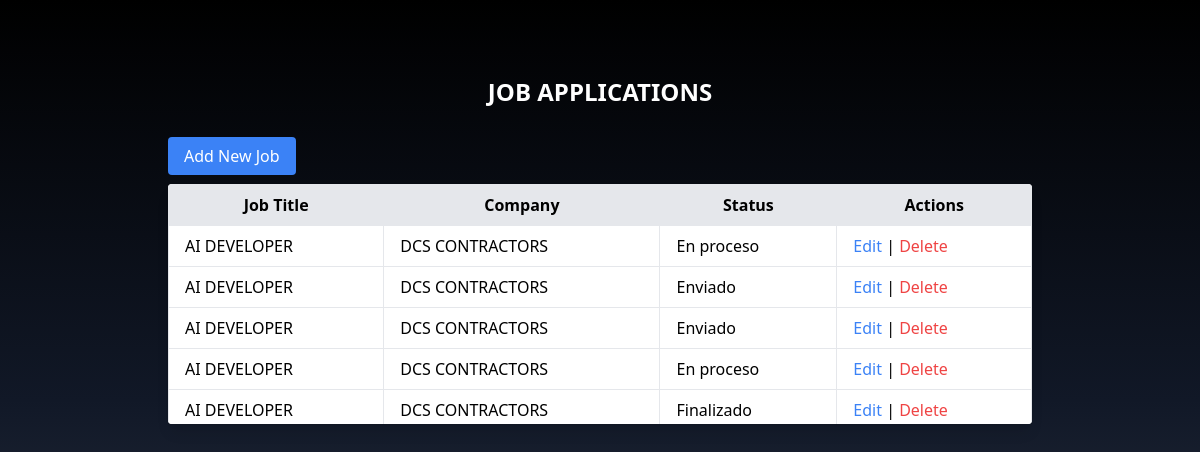
Before: / with the older database file.
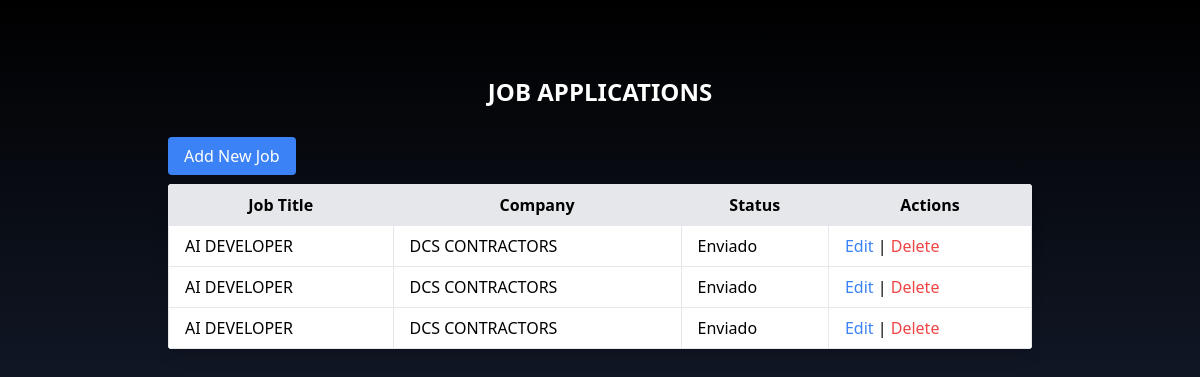
After: the same page with the newer database file.
### job_app/models.py (models this page shows, shortened)
class JobApplication(models.Model):
    STATUS_CHOICES = [
        ('sent', 'Enviado'),
        ('in_progress', 'En proceso'),
        ('completed', 'Finalizado'),
    ]
    job_title = models.CharField(max_length=255)
    company_name = models.CharField(max_length=255)
    requirements = models.TextField(blank=True, null=True)
    contact_name = models.CharField(max_length=255, blank=True, null=True)
    contact_phone = models.CharField(max_length=15, blank=True, null=True)
    application_date = models.DateField()
    closing_date = models.DateField(blank=True, null=True)
    notes = models.TextField(blank=True, null=True)
    status = models.CharField(
        max_length=20,
        choices=STATUS_CHOICES,
        default='sent'
    )  # Nuevo campo de estado

### job_app/views.py (the view)
# urls.py: 2. Add a URL to urlpatterns:  path('', views.home, name='home')
def home(request):
    jobs = JobApplication.objects.all()
    return render(request, 'home.html', {'jobs': jobs})

### job_app/templates/home.html (shortened to what this page needs)
{% extends "layout/_base.html" %}
{% block content %}
<div class="flex justify-center items-center w-full wallpaper">
    <div class="container mx-auto p-4 max-w-4xl">
        <h1 class="text-2xl font-bold mb-4 text-white text-center uppercase p-5">Job Applications</h1>
        <a href="{% url 'job_create' %}" class="bg-blue-500 text-white px-4 py-2 rounded hover:bg-gray-600 w-40 text-center">Add New Job</a>
        <div class="mt-4 bg-white rounded overflow-hidden shadow-lg">
            <div class="overflow-y-auto max-h-60">
                <table class="min-w-full bg-white">
                    <thead>
                        <tr>
                            <th class="border px-4 py-2 sticky top-0 bg-gray-200">Job Title</th>
                            <th class="border px-4 py-2 sticky top-0 bg-gray-200">Company</th>
                            <th class="border px-4 py-2 sticky top-0 bg-gray-200">Status</th>
                            <th class="border px-4 py-2 sticky top-0 bg-gray-200">Actions</th>
                        </tr>
                    </thead>
                    <tbody>
                        {% for job in jobs %}
                        <tr>
                            <td class="border px-4 py-2">{{ job.job_title }}</td>
                            <td class="border px-4 py-2">{{ job.company_name }}</td>
                            <td class="border px-4 py-2">{{ job.get_status_display }}</td>
                            <td class="border px-4 py-2">
                                <a href="{% url 'job_update' job.pk %}" class="text-blue-500">Edit</a> |
                                <a href="#" onclick="openDeleteModal({{ job.id }}, '{{ job.job_title }}')" class="text-red-500">Delete</a>
                            </td>
                        </tr>
                        {% endfor %}
                    </tbody>
                </table>
            </div>
        </div>
    </div>
</div>
{% endblock content %}

### job_app/templates/layout/_base.html (shortened to what this page needs)
{% load static %}
<!DOCTYPE html>
<html lang="en">
<head>
    {% block styles %}
    <link rel="stylesheet" href="{% static 'src/output.css' %}">
    {% endblock styles %}
</head>
<body class="flex flex-col items-center h-screen bg-gradient-to-t from-gray-700 via-gray-900 to-black overflow-hidden">
    <main class="flex justify-center items-start w-full  py-10 overflow-y-auto">
        {% block content %}
        {% endblock content %}
    </main>
</body>
</html>

Changed rows visible on the page:
removed JobApplication: job_title "AI DEVELOPER", company_name "DCS CONTRACTORS", status "En proceso"
removed JobApplication: job_title "AI DEVELOPER", company_name "DCS CONTRACTORS", status "En proceso"
removed JobApplication: job_title "AI DEVELOPER", company_name "DCS CONTRACTORS", status "Finalizado"
now on this page (row unchanged): JobApplication: job_title "AI DEVELOPER", company_name "DCS CONTRACTORS", status "Enviado"
